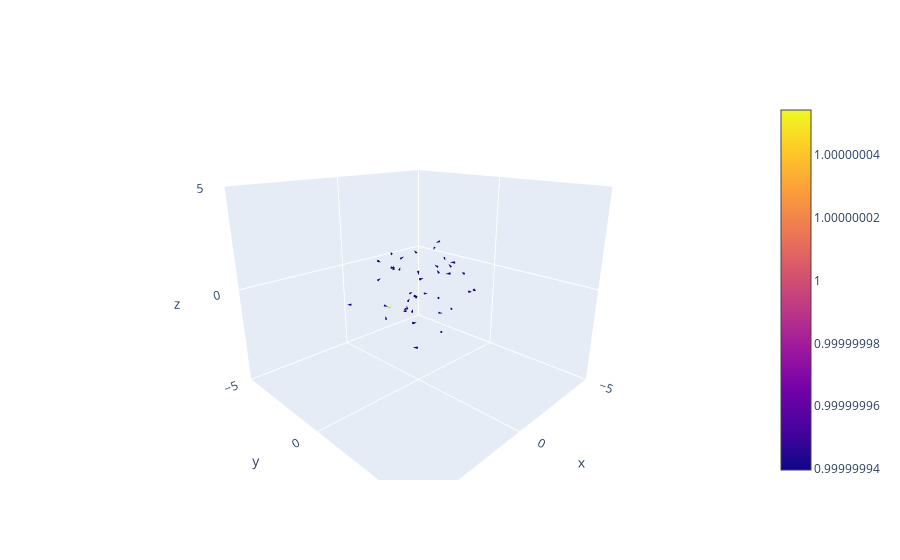

Notebook code cell kept with this figure:
### Code cell
def show_cordinte(data_for_fig):
    return go.Figure(data=data_for_fig).update_layout(
        scene=dict(
            aspectratio=dict(x=1, y=1, z=0.8),
            camera_eye=dict(x=1.2, y=1.2, z=0.6),
            xaxis=dict(
                nticks=4,
                range=[-5, 5],
            ),
            yaxis=dict(
                nticks=4,
                range=[-5, 5],
            ),
            zaxis=dict(
                nticks=4,
                range=[-5, 5],
            ),
        )
    )
